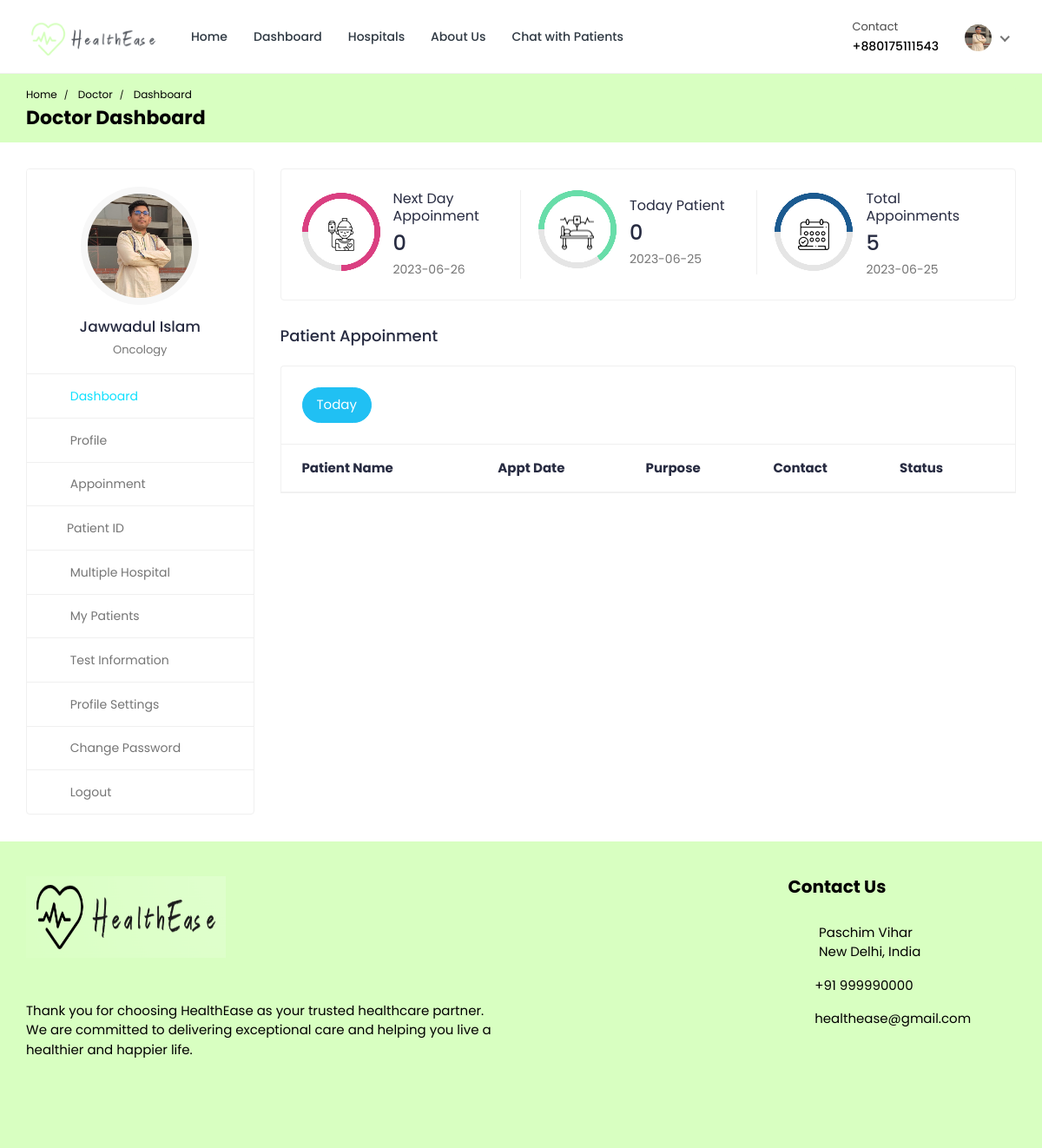
Page /doctor/doctor-dashboard/ (signed in) on the committed database.
### doctor/models.py (models this page shows, shortened)
class Doctor_Information(models.Model):
    DOCTOR_TYPE = (
        ('Cardiologists', 'Cardiologists'),
        ('Neurologists', 'Neurologists'),
        ('Pediatricians', 'Pediatricians'),
        ('Physiatrists', 'Physiatrists'),
        ('Dermatologists', 'Dermatologists'),
    )
    doctor_id = models.AutoField(primary_key=True)
    user = models.OneToOneField(User, on_delete=models.CASCADE, null=True, blank=True, related_name='profile')
    name = models.CharField(max_length=200, null=True, blank=True)
    username = models.CharField(max_length=200, null=True, blank=True)
    gender = models.CharField(max_length=200, null=True, blank=True)
    description = models.TextField(max_length=1000, null=True, blank=True)
    department = models.CharField(max_length=200, choices=DOCTOR_TYPE, null=True, blank=True)
    department_name = models.ForeignKey(hospital_department, on_delete=models.SET_NULL, null=True, blank=True)
    specialization = models.ForeignKey(specialization, on_delete=models.SET_NULL, null=True, blank=True)
    featured_image = models.ImageField(upload_to='doctors/', default='doctors/user-default.png', null=True, blank=True)
    certificate_image = models.ImageField(upload_to='doctors_certificate/', default='doctors_certificate/default.png', null=True, blank=True)
    email = models.EmailField(max_length=200, null=True, blank=True)
    phone_number = models.CharField(max_length=200, null=True, blank=True)
    nid = models.CharField(max_length=200, null=True, blank=True)
    visiting_hour = models.CharField(max_length=200, null=True, blank=True)
    consultation_fee = models.IntegerField(null=True, blank=True)
    report_fee = models.IntegerField(null=True, blank=True)
    dob = models.CharField(max_length=200, null=True, blank=True)
    institute = models.CharField(max_length=200, null=True, blank=True)
    degree = models.CharField(max_length=200, null=True, blank=True)
    completion_year = models.CharField(max_length=200, null=True, blank=True)
    work_place = models.CharField(max_length=200, null=True, blank=True)
    designation = models.CharField(max_length=200, null=True, blank=True)
    start_year = models.CharField(max_length=200, null=True, blank=True)
    end_year = models.CharField(max_length=200, null=True, blank=True)
    register_status =  models.CharField(max_length=200, null=True, blank=True)
    hospital_name = models.ForeignKey(Hospital_Information, on_delete=models.SET_NULL, null=True, blank=True)

### hospital_admin/models.py (models this page shows, shortened)
class specialization(models.Model):
    specialization_id = models.AutoField(primary_key=True)
    specialization_name = models.CharField(max_length=200, null=True, blank=True)
    hospital = models.ForeignKey(Hospital_Information, on_delete=models.CASCADE, null=True, blank=True)

### doctor/views.py (the view)
# urls.py: path('doctor-dashboard/',views.doctor_dashboard, name='doctor-dashboard'),
@csrf_exempt
@login_required(login_url="doctor-login")
@cache_control(no_cache=True, must_revalidate=True, no_store=True)
def doctor_dashboard(request):
        if request.user.is_authenticated:
            if request.user.is_doctor:
                doctor = Doctor_Information.objects.get(user=request.user)
                current_date = datetime.date.today()
                current_date_str = str(current_date)
                today_appointments = Appointment.objects.filter(date=current_date_str).filter(doctor=doctor).filter(appointment_status='confirmed')
                next_date = current_date + datetime.timedelta(days=1) # next days date
                next_date_str = str(next_date)
                next_days_appointment = Appointment.objects.filter(date=next_date_str).filter(doctor=doctor).filter(Q(appointment_status='pending') | Q(appointment_status='confirmed')).count()
                today_patient_count = Appointment.objects.filter(date=current_date_str).filter(doctor=doctor).annotate(count=Count('patient'))
                total_appointments_count = Appointment.objects.filter(doctor=doctor).annotate(count=Count('id'))
            else:
                return redirect('doctor-logout')
            context = {'doctor': doctor, 'today_appointments': today_appointments, 'today_patient_count': today_patient_count, 'total_appointments_count': total_appointments_count, 'next_days_appointment': next_days_appointment, 'current_date': current_date_str, 'next_date': next_date_str}
            return render(request, 'doctor-dashboard.html', context)
        else:
            return redirect('doctor-login')

### templates/doctor-dashboard.html (shortened to what this page needs)
{% load static %}
<!DOCTYPE html>
<html lang="en">
  <head>
    <link
      rel="stylesheet"
      href="{% static 'HealthStack-System/css/Normal/bootstrap.min.css' %}"
    />
    <link
      rel="stylesheet"
      href="{% static 'HealthStack-System/plugins/Normal/fontawesome/css/fontawesome.min.css' %}"
    />
    <link
      rel="stylesheet"
      href="{% static 'HealthStack-System/plugins/Normal/fontawesome/css/all.min.css' %}"
    />
    <link
      rel="stylesheet"
      href="{% static 'HealthStack-System/css/Normal/style.css' %}"
    />
  </head>
  <body>
  {% if user.is_authenticated %}
    <div class="main-wrapper">
      <header class="header">{% include 'doctor-navbar.html' %}</header>
      <div class="breadcrumb-bar">
        <div class="container-fluid">
          <div class="row align-items-center">
            <div class="col-md-12 col-12">
              <nav aria-label="breadcrumb" class="page-breadcrumb">
                <ol class="breadcrumb">
                  <li class="breadcrumb-item">
                    <a href="{% url 'hospital_home'%}">Home</a>
                  </li>
                  <li class="breadcrumb-item active" aria-current="page">
                    Doctor
                  </li>
                  <li class="breadcrumb-item active" aria-current="page">
                    Dashboard
                  </li>
                </ol>
              </nav>
              <h2 class="breadcrumb-title">Doctor Dashboard</h2>{% include 'message.html' %}
            </div>
          </div>
        </div>
      </div>
      <div class="content">
        <div class="container-fluid">
          <div class="row">
            <div class="col-md-5 col-lg-4 col-xl-3 theiaStickySidebar">
              <div>{% include 'doctor-sidebar.html' %}</div>
            </div>
            <div class="col-md-7 col-lg-8 col-xl-9">
              <div class="row">
                <div class="col-md-12">
                  <div class="card dash-card">
                    <div class="card-body">
                      <div class="row">
                        <div class="col-md-12 col-lg-4">
                          <div class="dash-widget dct-border-rht">
                            <div class="circle-bar circle-bar1">
                              <div class="circle-graph1" data-percent="75">
                                <img
                                  src="{% static 'HealthStack-System/images/Normal/icon-01.png' %}"
                                  class="img-fluid"
                                  alt="patient"
                                />
                              </div>
                            </div>
                            <div class="dash-widget-info">
                              <h6>Next Day Appoinment</h6>
                              <h3>{{next_days_appointment}}</h3>
                              <p class="text-muted">{{next_date}}</p>
                            </div>
                          </div>
                        </div>
                        <div class="col-md-12 col-lg-4">
                          <div class="dash-widget dct-border-rht">
                            <div class="circle-bar circle-bar2">
                              <div class="circle-graph2" data-percent="65">
                                <img
                                  src="{% static 'HealthStack-System/images/Normal/icon-02.png' %}"
                                  class="img-fluid"
                                  alt="Patient"
                                />
                              </div>
                            </div>
                            <div class="dash-widget-info">
                              <h6>Today Patient</h6>
                              <h3>{{today_patient_count.count}}</h3>
                              <p class="text-muted">{{current_date}}</p>
                            </div>
                          </div>
                        </div>
                        <div class="col-md-12 col-lg-4">
                          <div class="dash-widget">
                            <div class="circle-bar circle-bar3">
                              <div class="circle-graph3" data-percent="50">
                                <img
                                  src="{% static 'HealthStack-System/images/Normal/icon-03.png' %}"
                                  class="img-fluid"
                                  alt="Patient"
                                />
                              </div>
                            </div>
                            <div class="dash-widget-info">
                              <h6>Total Appoinments</h6>
                              <h3>{{total_appointments_count.count}}</h3>
                              <p class="text-muted">{{current_date}}</p>
                            </div>
                          </div>
                        </div>
                      </div>
                    </div>
                  </div>
                </div>
              </div>
              <div class="row">
                <div class="col-md-12">
                  <h4 class="mb-4">Patient Appoinment</h4>
                  <div class="appointment-tab">
                    <ul class="nav nav-tabs nav-tabs-solid nav-tabs-rounded">
                      <li class="nav-item">
                        <a
                          class="nav-link active"
                          href="#today-appointments"
                          data-toggle="tab"
                          >Today</a
                        >
                      </li>
                    </ul>
                      <div class="tab-pane" id="today-appointments">
                        <div class="card card-table mb-0">
                          <div class="card-body">
                            <div class="table-responsive">
                              <table
                                class="table table-hover table-center mb-0"
                              >
                                <thead>
                                  <tr>
                                    <th>Patient Name</th>
                                    <th>Appt Date</th>
                                    <th>Purpose</th>
                                    <th>Contact</th>
                                    <th>Status</th>
                                  </tr>
                                </thead>
                              </table>
                            </div>
                          </div>
                        </div>
                      </div>
                    </div>
                  </div>
                </div>
              </div>
            </div>
          </div>
        </div>
      </div>
      {% include 'footer.html' %}
  {% else %}
  <p> You are not logged in </p>
  {% endif %}
  </body>
</html>

### templates/doctor-navbar.html (shortened to what this page needs)
{% load static %}
<nav class="navbar navbar-expand-lg header-nav">
  <div class="navbar-header">
    <a href="{% url 'hospital_home'%}" class="navbar-brand logo">
      <img
        src="{% static 'HealthStack-System/images/Normal/logoo.svg' %}"
        class="img-fluid"
        alt="Logo"
      />
    </a>
  </div>
  <div class="main-menu-wrapper">
    <ul class="main-nav">
      <li>
        <a href="{% url 'hospital_home'%}">Home</a>
      </li>
      <li>
        <a href="{% url 'doctor-dashboard'%}">Dashboard</a>
      </li>
      <li><a href="{% url 'multiple-hospital' %}" style="text-decoration: none;">Hospitals</a></li>
      <li>
        <a href="{% url 'about-us'%}">About Us</a>
      </li>
      <li>
        <a href="{% url 'chat-home' pk=user.id %}">Chat with Patients</a>
      </li>
    </ul>
  </div>
  <ul class="nav header-navbar-rht">
    <li class="nav-item contact-item">
      <div class="header-contact-img">
        <i class="far fa-hospital"></i>
      </div>
      <div class="header-contact-detail">
        <p class="contact-header">Contact</p>
        <p class="contact-info-header">+88{{doctor.phone_number}}</p>
      </div>
    </li>
    <li class="nav-item dropdown has-arrow logged-item">
      <a href="#" class="dropdown-toggle nav-link" data-toggle="dropdown">
        <span class="user-img">
          <img
            class="rounded-circle"
            src="{{ doctor.featured_image.url }}"
            width="31"
            alt="Darren Elder"
          />
        </span>
      </a>
    </li>
  </ul>
</nav>

### templates/doctor-sidebar.html (shortened to what this page needs)
{% load static %}
<div class="profile-sidebar">
  <div class="widget-profile pro-widget-content">
    <div class="profile-info-widget">
      <a href="#" class="booking-doc-img">
        <img
          src="{{ doctor.featured_image.url }}"
          alt="User Image"
        />
      </a>
      <div class="profile-det-info">
        <h3>{{ doctor.name }}</h3>
        <div class="patient-details">
          <h5 class="mb-0">{{doctor.specialization.specialization_name}}</h5>
        </div>
      </div>
    </div>
  </div>
  <div class="dashboard-widget">
    <nav class="dashboard-menu sidebar">
      <ul>
        <li class="active">
          <a href="{% url 'doctor-dashboard' %}">
            <i class="fas fa-columns"></i>
            <span>Dashboard</span>
          </a>
        </li>
        <li>
        <a href="{% url 'doctor-profile' pk=doctor.doctor_id %}">
          <i class="fas fa-user"></i>
          <span>Profile</span>
        </a>
      </li>
        <li>
          <a href="{% url 'appointments'%}">
            <i class="fas fa-user-circle"></i>
            <span>Appoinment</span>
          </a>
        </li>
        <li class="nav-item has-submenu">
            <a href="#" class="nav-link"><i class="fas fa-search"></i><span>Patient ID</span></a>
        </li>
        <li>
          <a href="{% url 'multiple-hospital' %}">
            <i class="fas fa-hospital"></i>
            <span>Multiple Hospital</span>
          </a>
      </li>
        <li>
          <a href="{% url 'my-patients' %}">
            <i class="fas fa-user-injured"></i>
            <span>My Patients</span>
          </a>
        </li>
        <li>
          <a href="{% url 'doctor-test-list'%}" target="_blank">
            <i class="fas fa-hourglass-start"></i>
            <span>Test Information</span>
          </a>
        </li>
        <li>
          <a
            href="{% url 'doctor-profile-settings' %}"
          >
            <i class="fas fa-user-cog"></i>
            <span>Profile Settings</span>
          </a>
        </li>
        <li>
          <a href="{% url 'doctor-change-password' pk=user.id%}">
            <i class="fas fa-lock"></i>
            <span>Change Password</span>
          </a>
        </li>
        <li>
          <a href="{% url 'doctor-logout'%}">
            <i class="fas fa-sign-out-alt"></i>
            <span>Logout</span>
          </a>
        </li>
      </ul>
    </nav>
  </div>
</div>

### rows in the picture
Doctor_Information: phone_number "0175111543", featured_image (picture), name "Jawwadul Islam", specialization.specialization_name "Oncology"

### other values in the picture
{{ next_days_appointment }} "0"
{{ next_date }} "2023-06-26"
{{ today_patient_count.count }} "0"
{{ current_date }} "2023-06-25"
{{ total_appointments_count.count }} "5"
